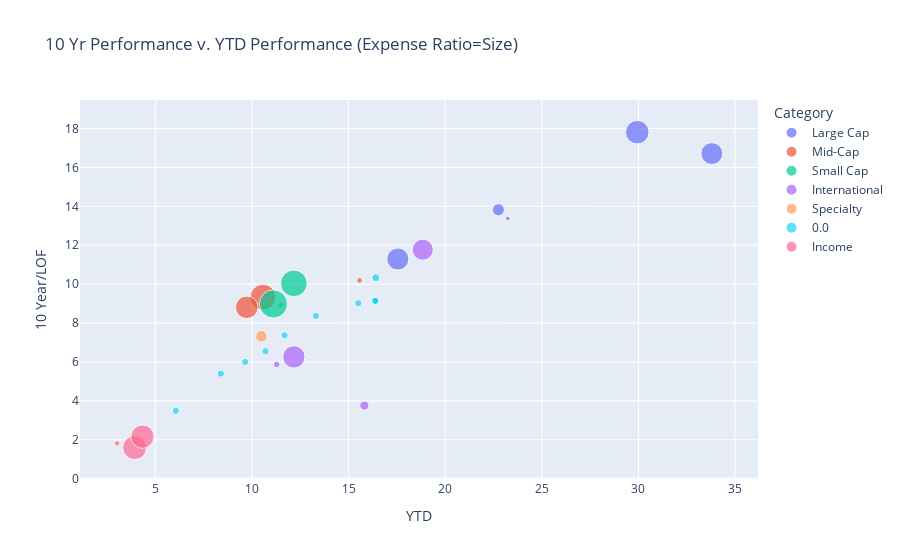

The cell this chart's notebook holds for it:
### Code cell
fig = px.scatter(fid401k_df, x="YTD", y="10 Year/LOF", color="Category",
                 size='Gross Expense Ratio', hover_data=['Name/Inception Date'],
                title="10 Yr Performance v. YTD Performance (Expense Ratio=Size)")
fig.show()
fig.write_html("expense_perf_10yr.html")

### Figure 1 — Plotly figure (JSON) as saved in the notebook; plotly's stock layout.template omitted (floating-point values rounded to 4 significant figures)
{"data": [{"customdata": [["DODGE & COX STOCK X (DOXGX)01/04/1965"], ["FID 500 INDEX (FXAIX)02/17/1988"], ["FID CONTRAFUND K6 (FLCNX)05/25/2017"], ["JPM LG CAP GROWTH R6 (JLGMX)02/28/1992"], ["VAN FTSE SOC IDX ADM (VFTAX)01/14/2003"]], "hovertemplate": "Category=Large Cap<br>YTD=%{x}<br>10 Year/LOF=%{y}<br>Gross Expense Ratio=%{marker.size}<br>Name/Inception Date=%{customdata[0]}<extra></extra>", "legendgroup": "Large Cap", "marker": {"color": "#636efa", "size": [0.46, 0.02, 0.45, 0.52, 0.14], "sizemode": "area", "sizeref": 0.001875, "symbol": "circle"}, "mode": "markers", "name": "Large Cap", "orientation": "v", "showlegend": true, "type": "scatter", "x": [17.55, 23.24, 33.8, 29.94, 22.75], "xaxis": "x", "y": [11.29, 13.37, 16.71, 17.81, 13.82], "yaxis": "y"}, {"customdata": [["AM CENT MD CP VAL R6 (AMDVX)03/31/2004"], ["EAGLE MID CAP GR F08/28/2018"], ["FID MID CAP IDX (FSMDX)09/08/2011"]], "hovertemplate": "Category=Mid-Cap<br>YTD=%{x}<br>10 Year/LOF=%{y}<br>Gross Expense Ratio=%{marker.size}<br>Name/Inception Date=%{customdata[0]}<extra></extra>", "legendgroup": "Mid-Cap", "marker": {"color": "#EF553B", "size": [0.63, 0.48, 0.03], "sizemode": "area", "sizeref": 0.001875, "symbol": "circle"}, "mode": "markers", "name": "Mid-Cap", "orientation": "v", "showlegend": true, "type": "scatter", "x": [10.57, 9.73, 15.57], "xaxis": "x", "y": [9.33, 8.81, 10.19], "yaxis": "y"}, {"customdata": [["FID SM CAP IDX (FSSNX)09/08/2011"], ["FKLN SM CAP VAL ADV (FVADX)03/11/1996"], ["J H TRITON N (JGMNX)02/25/2005"]], "hovertemplate": "Category=Small Cap<br>YTD=%{x}<br>10 Year/LOF=%{y}<br>Gross Expense Ratio=%{marker.size}<br>Name/Inception Date=%{customdata[0]}<extra></extra>", "legendgroup": "Small Cap", "marker": {"color": "#00cc96", "size": [0.03, 0.75, 0.67], "sizemode": "area", "sizeref": 0.001875, "symbol": "circle"}, "mode": "markers", "name": "Small Cap", "orientation": "v", "showlegend": true, "type": "scatter", "x": [11.49, 11.11, 12.17], "xaxis": "x", "y": [8.93, 8.98, 10.04], "yaxis": "y"}, {"customdata": [["AF EUROPAC GROWTH R6 (RERGX)04/16/1984"], ["AF NEW PERSPECT R6 (RNPGX)03/13/1973"], ["FID EMRG MKTS IDX (FPADX)09/08/2011"], ["FID INTL INDEX (FSPSX)11/05/1997"]], "hovertemplate": "Category=International<br>YTD=%{x}<br>10 Year/LOF=%{y}<br>Gross Expense Ratio=%{marker.size}<br>Name/Inception Date=%{customdata[0]}<extra></extra>", "legendgroup": "International", "marker": {"color": "#ab63fa", "size": [0.47, 0.42, 0.08, 0.04], "sizemode": "area", "sizeref": 0.001875, "symbol": "circle"}, "mode": "markers", "name": "International", "orientation": "v", "showlegend": true, "type": "scatter", "x": [12.17, 18.84, 15.82, 11.28], "xaxis": "x", "y": [6.26, 11.77, 3.76, 5.87], "yaxis": "y"}, {"customdata": [["VAN REAL EST IDX ADM (VGSLX)05/13/1996"]], "hovertemplate": "Category=Specialty<br>YTD=%{x}<br>10 Year/LOF=%{y}<br>Gross Expense Ratio=%{marker.size}<br>Name/Inception Date=%{customdata[0]}<extra></extra>", "legendgroup": "Specialty", "marker": {"color": "#FFA15A", "size": [0.13], "sizemode": "area", "sizeref": 0.001875, "symbol": "circle"}, "mode": "markers", "name": "Specialty", "orientation": "v", "showlegend": true, "type": "scatter", "x": [10.49], "xaxis": "x", "y": [7.32], "yaxis": "y"}, {"customdata": [["FID FDM IDX 2015 PRM (FFYPX)10/02/2009"], ["FID FDM IDX 2020 PRM (FKIPX)10/02/2009"], ["FID FDM IDX 2025 PRM (FLIPX)10/02/2009"], ["FID FDM IDX 2030 PRM (FMKPX)10/02/2009"], ["FID FDM IDX 2035 PRM (FNIPX)10/02/2009"], ["FID FDM IDX 2040 PRM (FPIPX)10/02/2009"], ["FID FDM IDX 2045 PRM (FQIPX)10/02/2009"], ["FID FDM IDX 2050 PRM (FRLPX)10/02/2009"], ["FID FDM IDX 2055 PRM (FTYPX)06/01/2011"], ["FID FDM IDX 2060 PRM (FUIPX)08/05/2014"], ["FID FDM IDX 2065 PRM (FVIPX)06/28/2019"], ["FID FDM IDX INC PRM (FAPIX)10/02/2009"]], "hovertemplate": "Category=0.0<br>YTD=%{x}<br>10 Year/LOF=%{y}<br>Gross Expense Ratio=%{marker.size}<br>Name/Inception Date=%{customdata[0]}<extra></extra>", "legendgroup": "0.0", "marker": {"color": "#19d3f3", "size": [0.05, 0.05, 0.05, 0.05, 0.05, 0.05, 0.05, 0.05, 0.05, 0.05, 0.06, 0.05], "sizemode": "area", "sizeref": 0.001875, "symbol": "circle"}, "mode": "markers", "name": "0.0", "orientation": "v", "showlegend": true, "type": "scatter", "x": [8.39, 9.65, 10.7, 11.69, 13.31, 15.5, 16.38, 16.36, 16.36, 16.39, 16.41, 6.06], "xaxis": "x", "y": [5.4, 6, 6.55, 7.37, 8.37, 9.02, 9.15, 9.15, 9.14, 9.14, 10.33, 3.49], "yaxis": "y"}, {"customdata": [["FID US BOND IDX (FXNAX)03/08/1990"], ["PGIM GLB TOT RTN R6 (PGTQX)07/07/1986"], ["PIM TOTAL RT INST (PTTRX)05/11/1987"]], "hovertemplate": "Category=Income<br>YTD=%{x}<br>10 Year/LOF=%{y}<br>Gross Expense Ratio=%{marker.size}<br>Name/Inception Date=%{customdata[0]}<extra></extra>", "legendgroup": "Income", "marker": {"color": "#FF6692", "size": [0.03, 0.54, 0.51], "sizemode": "area", "sizeref": 0.001875, "symbol": "circle"}, "mode": "markers", "name": "Income", "orientation": "v", "showlegend": true, "type": "scatter", "x": [3.02, 3.93, 4.33], "xaxis": "x", "y": [1.82, 1.6, 2.16], "yaxis": "y"}], "layout": {"legend": {"itemsizing": "constant", "title": {"text": "Category"}, "tracegroupgap": 0}, "title": {"text": "10 Yr Performance v. YTD Performance (Expense Ratio=Size)"}, "xaxis": {"anchor": "y", "domain": [0, 1], "title": {"text": "YTD"}}, "yaxis": {"anchor": "x", "domain": [0, 1], "title": {"text": "10 Year/LOF"}}}}
